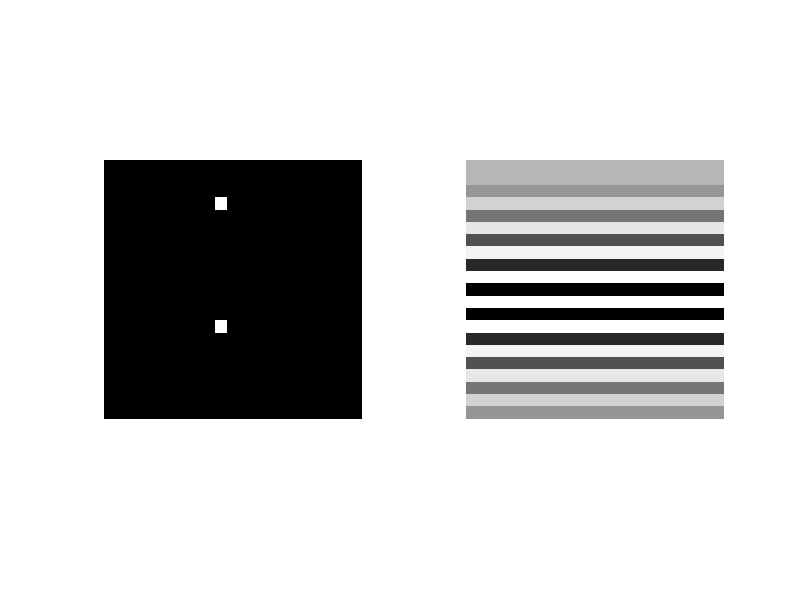

The MATLAB script that drew this image:
# Load image packagepkg load imageclose all  % figures windowsclc % command windowclear % variables in memory# Create a 21x21 image.A = zeros(21, 21);#A(11, 10) = 1; #A(11, 12) = 1;#A(11, 4) = 1; #A(11, 18) = 1;A(4, 10) = 1; A(14, 10) = 1; # ToDo @Samir55 Try to find more about this you have guessed the values upon intuition or ask about it.A = double(A);# Get Forier inverse.A_fft = ifft2(A);A_shift = ifftshift(A_fft);# Post processing.A_abs = abs(A_shift);A_log = log(A_abs +1);# Plot.figure();subplot(1, 2, 1);imshow(A, []);subplot(1, 2, 2);imshow(A_log, []);